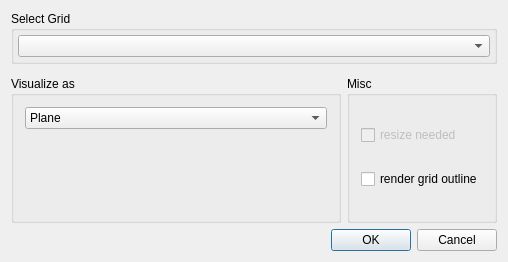
<?xml version="1.0" encoding="UTF-8"?>
<ui version="4.0">
 <class>GridVisualizationDialogData</class>
 <widget class="QDialog" name="GridVisualizationDialogData">
  <property name="geometry">
   <rect>
    <x>0</x>
    <y>0</y>
    <width>508</width>
    <height>251</height>
   </rect>
  </property>
  <property name="windowTitle">
   <string>Grid Visualization</string>
  </property>
  <layout class="QVBoxLayout" name="verticalLayout">
   <item>
    <widget class="QGroupBox" name="groupBox_3">
     <property name="toolTip">
      <string>Select the grid to work on, if the grid's resolutions are not powers of two, it will be resized and new grids will be created. </string>
     </property>
     <property name="title">
      <string>Select Grid</string>
     </property>
     <layout class="QVBoxLayout" name="verticalLayout_3">
      <property name="spacing">
       <number>6</number>
      </property>
      <property name="margin">
       <number>4</number>
      </property>
      <item>
       <widget class="QComboBox" name="grids">
        <property name="sizePolicy">
         <sizepolicy hsizetype="Expanding" vsizetype="Fixed">
          <horstretch>0</horstretch>
          <verstretch>0</verstretch>
         </sizepolicy>
        </property>
       </widget>
      </item>
     </layout>
    </widget>
   </item>
   <item>
    <widget class="BALL::VIEW::GridColorWidget" name="gridColorWidget" native="true"/>
   </item>
   <item>
    <layout class="QHBoxLayout" name="horizontalLayout">
     <item>
      <widget class="QGroupBox" name="groupBox_2">
       <property name="title">
        <string>Visualize as</string>
       </property>
       <layout class="QVBoxLayout" name="verticalLayout_2">
        <item>
         <widget class="QComboBox" name="mode_box">
          <item>
           <property name="text">
            <string>Plane</string>
           </property>
          </item>
          <item>
           <property name="text">
            <string>Dots</string>
           </property>
          </item>
          <item>
           <property name="text">
            <string>Volume</string>
           </property>
          </item>
         </widget>
        </item>
        <item>
         <widget class="QStackedWidget" name="stackedWidget">
          <property name="currentIndex">
           <number>0</number>
          </property>
          <widget class="QWidget" name="plane"/>
          <widget class="QWidget" name="dots">
           <layout class="QGridLayout" name="_2">
            <item row="1" column="0">
             <widget class="QLabel" name="label_2">
              <property name="text">
               <string>dot size</string>
              </property>
              <property name="alignment">
               <set>Qt::AlignLeading|Qt::AlignLeft|Qt::AlignVCenter</set>
              </property>
             </widget>
            </item>
            <item row="1" column="1">
             <widget class="QSpinBox" name="dot_size">
              <property name="minimum">
               <number>1</number>
              </property>
              <property name="maximum">
               <number>5</number>
              </property>
              <property name="value">
               <number>1</number>
              </property>
             </widget>
            </item>
            <item row="0" column="0">
             <widget class="QLabel" name="label_3">
              <property name="text">
               <string>number dots</string>
              </property>
              <property name="alignment">
               <set>Qt::AlignLeading|Qt::AlignLeft|Qt::AlignVCenter</set>
              </property>
             </widget>
            </item>
            <item row="0" column="1">
             <widget class="QSpinBox" name="number_dots">
              <property name="minimum">
               <number>1</number>
              </property>
              <property name="maximum">
               <number>999999</number>
              </property>
              <property name="value">
               <number>99999</number>
              </property>
             </widget>
            </item>
            <item row="2" column="1">
             <spacer name="verticalSpacer">
              <property name="orientation">
               <enum>Qt::Vertical</enum>
              </property>
              <property name="sizeHint" stdset="0">
               <size>
                <width>20</width>
                <height>40</height>
               </size>
              </property>
             </spacer>
            </item>
           </layout>
          </widget>
          <widget class="QWidget" name="volume">
           <layout class="QVBoxLayout" name="verticalLayout_5">
            <item>
             <layout class="QHBoxLayout" name="horizontalLayout_2">
              <item>
               <widget class="QLabel" name="label">
                <property name="text">
                 <string>number slices</string>
                </property>
                <property name="alignment">
                 <set>Qt::AlignLeading|Qt::AlignLeft|Qt::AlignVCenter</set>
                </property>
               </widget>
              </item>
              <item>
               <widget class="QSpinBox" name="slices_spin">
                <property name="minimumSize">
                 <size>
                  <width>0</width>
                  <height>23</height>
                 </size>
                </property>
                <property name="minimum">
                 <number>1</number>
                </property>
                <property name="maximum">
                 <number>256</number>
                </property>
                <property name="value">
                 <number>32</number>
                </property>
               </widget>
              </item>
             </layout>
            </item>
            <item>
             <spacer name="verticalSpacer_2">
              <property name="orientation">
               <enum>Qt::Vertical</enum>
              </property>
              <property name="sizeHint" stdset="0">
               <size>
                <width>20</width>
                <height>20</height>
               </size>
              </property>
             </spacer>
            </item>
           </layout>
          </widget>
         </widget>
        </item>
       </layout>
      </widget>
     </item>
     <item>
      <widget class="QGroupBox" name="groupBox_4">
       <property name="title">
        <string>Misc</string>
       </property>
       <layout class="QVBoxLayout" name="verticalLayout_4">
        <item>
         <widget class="QCheckBox" name="resize_needed">
          <property name="enabled">
           <bool>false</bool>
          </property>
          <property name="toolTip">
           <string>To render a grid, it must have a power of two resolution in all directions. If this is not the case, a new grid will be created.</string>
          </property>
          <property name="text">
           <string>resize needed</string>
          </property>
         </widget>
        </item>
        <item>
         <widget class="QCheckBox" name="render_box">
          <property name="toolTip">
           <string>Render also the outlines of the grid</string>
          </property>
          <property name="text">
           <string>render grid outline</string>
          </property>
         </widget>
        </item>
       </layout>
      </widget>
     </item>
    </layout>
   </item>
   <item>
    <widget class="QDialogButtonBox" name="buttonBox">
     <property name="standardButtons">
      <set>QDialogButtonBox::Cancel|QDialogButtonBox::Ok</set>
     </property>
    </widget>
   </item>
  </layout>
 </widget>
 <layoutdefault spacing="6" margin="11"/>
 <customwidgets>
  <customwidget>
   <class>BALL::VIEW::GridColorWidget</class>
   <extends>QWidget</extends>
   <header location="global">BALL_view/WIDGETS/gridColorWidget.h</header>
   <container>1</container>
   <slots>
    <signal>autoScaleRequested()</signal>
   </slots>
  </customwidget>
 </customwidgets>
 <tabstops>
  <tabstop>grids</tabstop>
  <tabstop>render_box</tabstop>
 </tabstops>
 <includes>
  <include location="global">BALL_core/COMMON/global.h</include>
 </includes>
 <resources/>
 <connections>
  <connection>
   <sender>buttonBox</sender>
   <signal>accepted()</signal>
   <receiver>GridVisualizationDialogData</receiver>
   <slot>accept()</slot>
   <hints>
    <hint type="sourcelabel">
     <x>121</x>
     <y>271</y>
    </hint>
    <hint type="destinationlabel">
     <x>359</x>
     <y>275</y>
    </hint>
   </hints>
  </connection>
  <connection>
   <sender>buttonBox</sender>
   <signal>rejected()</signal>
   <receiver>GridVisualizationDialogData</receiver>
   <slot>reject()</slot>
   <hints>
    <hint type="sourcelabel">
     <x>149</x>
     <y>271</y>
    </hint>
    <hint type="destinationlabel">
     <x>440</x>
     <y>275</y>
    </hint>
   </hints>
  </connection>
  <connection>
   <sender>gridColorWidget</sender>
   <signal>autoScaleRequested()</signal>
   <receiver>GridVisualizationDialogData</receiver>
   <slot>autoScale()</slot>
   <hints>
    <hint type="sourcelabel">
     <x>237</x>
     <y>104</y>
    </hint>
    <hint type="destinationlabel">
     <x>499</x>
     <y>199</y>
    </hint>
   </hints>
  </connection>
  <connection>
   <sender>mode_box</sender>
   <signal>activated(int)</signal>
   <receiver>stackedWidget</receiver>
   <slot>setCurrentIndex(int)</slot>
   <hints>
    <hint type="sourcelabel">
     <x>86</x>
     <y>156</y>
    </hint>
    <hint type="destinationlabel">
     <x>136</x>
     <y>175</y>
    </hint>
   </hints>
  </connection>
 </connections>
 <slots>
  <slot>autoScale()</slot>
 </slots>
</ui>
